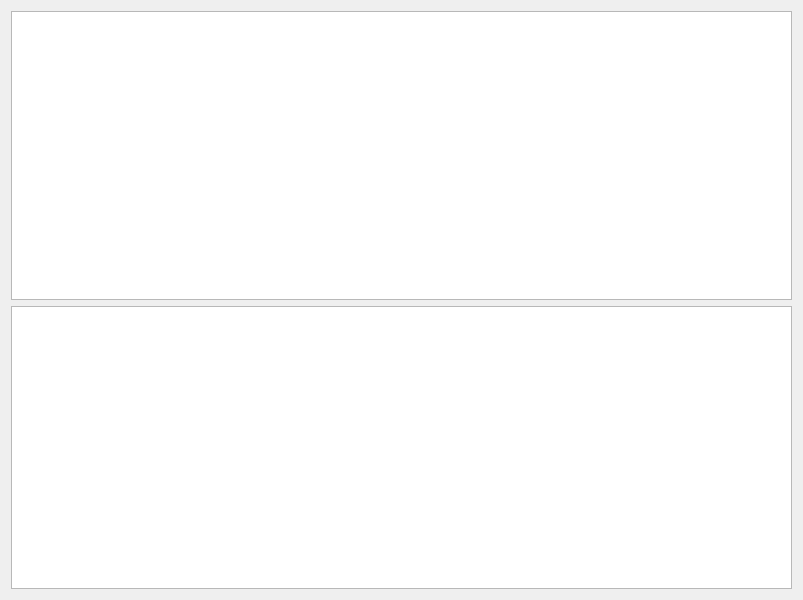
<?xml version="1.0" encoding="UTF-8"?>
<ui version="4.0">
 <class>trainerinfo</class>
 <widget class="QWidget" name="trainerinfo">
  <property name="geometry">
   <rect>
    <x>0</x>
    <y>0</y>
    <width>803</width>
    <height>600</height>
   </rect>
  </property>
  <property name="windowTitle">
   <string>教练功能</string>
  </property>
  <layout class="QVBoxLayout" name="verticalLayout">
   <item>
    <widget class="QTableView" name="courseTableView">
     <property name="minimumSize">
      <size>
       <width>778</width>
       <height>289</height>
      </size>
     </property>
    </widget>
   </item>
   <item>
    <widget class="QTableView" name="memberTableView">
     <property name="enabled">
      <bool>true</bool>
     </property>
     <property name="minimumSize">
      <size>
       <width>781</width>
       <height>253</height>
      </size>
     </property>
    </widget>
   </item>
  </layout>
 </widget>
 <resources/>
 <connections/>
</ui>
